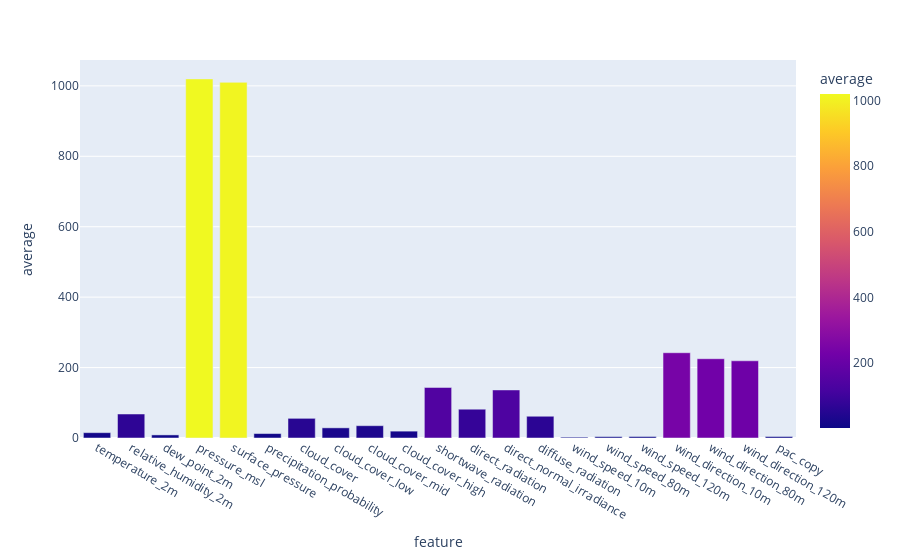

Write notebook code for a chart like this one.
### Code cell
fig = px.bar(Average, x='feature', y='average',color='average')
fig.show()

### Figure 1 — Plotly figure (JSON) as saved in the notebook; plotly's stock layout.template omitted (floating-point values rounded to 4 significant figures)
{"data": [{"hovertemplate": "feature=%{x}<br>average=%{marker.color}<extra></extra>", "legendgroup": "", "marker": {"color": [15.16, 68.17, 8.776, 1020.0, 1010.0, 12.61, 55.87, 28.84, 34.94, 19.47, 143.5, 81.77, 136.5, 61.76, 2.383, 3.821, 4.216, 242.2, 225.1, 219.3, 4.217], "coloraxis": "coloraxis", "pattern": {"shape": ""}}, "name": "", "orientation": "v", "showlegend": false, "textposition": "auto", "type": "bar", "x": ["temperature_2m", "relative_humidity_2m", "dew_point_2m", "pressure_msl", "surface_pressure", "precipitation_probability", "cloud_cover", "cloud_cover_low", "cloud_cover_mid", "cloud_cover_high", "shortwave_radiation", "direct_radiation", "direct_normal_irradiance", "diffuse_radiation", "wind_speed_10m", "wind_speed_80m", "wind_speed_120m", "wind_direction_10m", "wind_direction_80m", "wind_direction_120m", "pac_copy"], "xaxis": "x", "y": [15.16, 68.17, 8.776, 1020.0, 1010.0, 12.61, 55.87, 28.84, 34.94, 19.47, 143.5, 81.77, 136.5, 61.76, 2.383, 3.821, 4.216, 242.2, 225.1, 219.3, 4.217], "yaxis": "y"}], "layout": {"barmode": "relative", "coloraxis": {"colorbar": {"title": {"text": "average"}}, "colorscale": [[0, "#0d0887"], [0.1111, "#46039f"], [0.2222, "#7201a8"], [0.3333, "#9c179e"], [0.4444, "#bd3786"], [0.5556, "#d8576b"], [0.6667, "#ed7953"], [0.7778, "#fb9f3a"], [0.8889, "#fdca26"], [1, "#f0f921"]]}, "legend": {"tracegroupgap": 0}, "margin": {"t": 60}, "xaxis": {"anchor": "y", "domain": [0, 1], "title": {"text": "feature"}}, "yaxis": {"anchor": "x", "domain": [0, 1], "title": {"text": "average"}}}}
